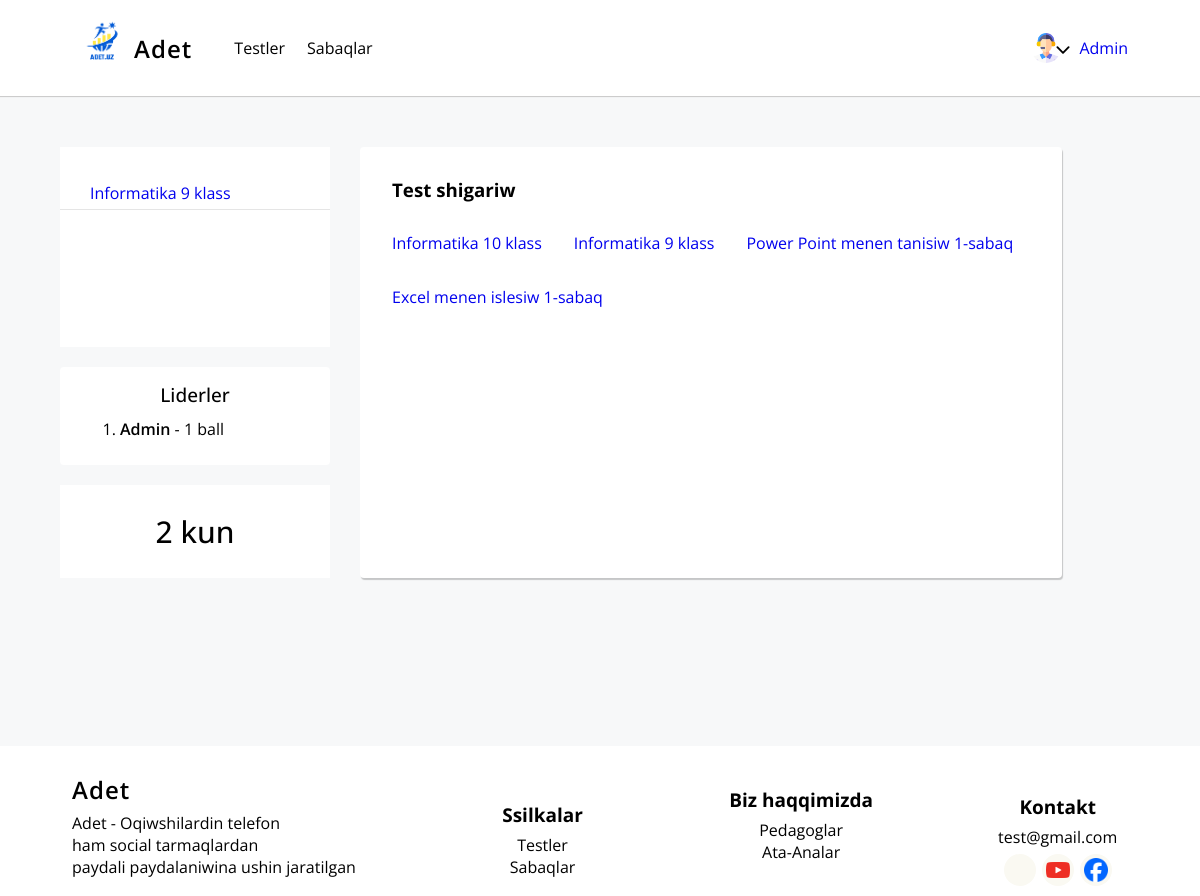
The page /quizes/all/ (signed in) on the database its author committed.
### users/models.py (models this page shows, shortened)
class Profile(models.Model):
    user = models.OneToOneField(to=User, on_delete=models.CASCADE, null=True, blank=True)
    photo = models.ImageField(upload_to='user-photos/',
        validators=[FileExtensionValidator(allowed_extensions=['jpg', 'png'])],
        blank=True,
        null=True)
    klass = models.PositiveIntegerField(null=True, blank=True, choices=[(i, i) for i in range(1, 12)])
    class Meta:
        verbose_name = 'Profildi '
        verbose_name_plural = 'Profiller '

### training/models.py (models this page shows, shortened)
class Language(models.Model):
    subject = models.CharField('kurs tili', max_length=250)
    subject_slug = models.SlugField('kurs url',max_length=250)
    klass = models.IntegerField(null=True, blank=True, choices=[(i, i) for i in range(1, 12)])
    class Meta:
        verbose_name = 'kurs tilin '
        verbose_name_plural = 'kurs tilleri'

class Lesson(models.Model):
    name = models.CharField('sabaqtin temasi', max_length=250)
    slug = models.SlugField('sabaqtin url', max_length=250)
    image = models.ImageField(null=True, blank=True, upload_to='lesson-image/', validators=[FileExtensionValidator(allowed_extensions=['jpg', 'png']), image_size])
    video = models.URLField(max_length=255, null=True, blank=True)
    text = CKEditor5Field(null=True, blank=True, config_name='extends')
    language = models.ForeignKey(to=Language, on_delete=models.CASCADE, null=True, verbose_name='sabaq')
    klass = models.PositiveIntegerField(null=True, blank=True, choices=[(i, i) for i in range(1, 12)])
    date = models.DateField(auto_now=True)
    class Meta:
        verbose_name = 'sabaqti '
        verbose_name_plural = 'sabaqlar'

### quizes/models.py (models this page shows, shortened)
class TestResult(models.Model):
    user = models.ForeignKey(User, on_delete=models.CASCADE)
    test_date = models.DateField(auto_now_add=True)
    score = models.IntegerField(blank=True, null=True)
    lesson = models.ForeignKey(Lesson, on_delete=models.CASCADE, verbose_name="Урок", null=True, blank=True)
    class Meta:
        verbose_name = 'test sigariwshini '
        verbose_name_plural = 'test shigariwshilar'

### quizes/views.py (the view)
# urls.py: path('all/', view=quize_all, name='quizes'),
@login_required
def quize_all(request):
    quize_different_lang = Language.objects.all()
    lesson_quizes = Lesson.objects.all()
    user = request.user
    today = timezone.now().date()
    if not DailyVisit.objects.filter(user=user, date_visited=today).exists():
        DailyVisit.objects.create(user=user, date_visited=today)
    else:
        consecutive_days = DailyVisit.objects.filter(user=user, date_visited__lte=today).count()
    user_klass = Profile.objects.get(user=request.user)
    subjects = Language.objects.filter(klass=user_klass.klass)
    leaderboard = TestResult.objects.order_by('-score')[:10]
    context = {
        'quizes_all': quize_different_lang,
        'subjects': subjects,
        'leaderboard': leaderboard,
        'consecutive_days': consecutive_days,
        'lesson_quizes': lesson_quizes
    }
    return render(request, 'quizes/all.html', context)

### quizes/templates/quizes/all.html (shortened to what this page needs)
{% extends 'base.html' %}
{% load static %}
{% block css %}
    <link rel="stylesheet" href="{% static 'css/quizes.css' %}">
{% endblock %}
{% block content %}
    <h3>Test shigariw</h3>
    <div class="quizes">
        {% for language in quizes_all %}
            <a href="{% url 'test' language.subject_slug %}">{{ language.subject }}</a>
        {% endfor %}
        {% for lesson in lesson_quizes %}
            <a href="{% url 'pass_test' lesson.pk %}">{{ lesson.name }}</a>
        {% endfor %}
    </div>
{% endblock %}

### templates/base.html (shortened to what this page needs)
{% load static %}
<!DOCTYPE html>
<html lang="en">
<head>
    <link rel="stylesheet" href="{% static 'styles/base.css' %}">
    <link rel="stylesheet" href="{% static 'css/base.css' %}">
    {% block css %}
    {% endblock %}
</head>
<body>
    <header class="header">
        <div class="header-left">
            <div class="logo">
                <a href="{% url 'home' %}">
                    <img src="{% static 'assets/2.png' %}" alt="logo">
                    <span>Adet</span>
                </a>
            </div>
            <ul class="header-left-menu" id="header-menu">
                <li class="header-menu__item">
                    <a class="header-menu-link" href="{% url 'quizes' %}">Testler</a>
                </li>
                <li class="header-menu__item">
                    <a class="header-menu-link" href="{% url 'home' %}">Sabaqlar</a>
                </li>
            </ul>
        </div>
        <div class="header-right">
            {% if request.user.is_authenticated %}
                <button id="profile" class="profile" type="button">
                    {% if user.profile.photo %}
                        <img class="image-profile" src="{{ user.profile.photo.url }}" alt="">
                    {% else %}
                        <img class="image-profile" src="{% static 'assets/person.svg' %}" alt="">
                    {% endif %}
                    <img id="chevron-down" class="chevron-down" src="{% static 'assets/chevron-down.svg' %}" alt="">
                </button>
            {% else %}
                <button class="btn btn-register"><a href="{% url 'sign_up' %}">Registraciya</a></button>
                <button class="btn btn-login"><a href="{% url 'sign_in' %}">Kiriw</a></button>
            {% endif %}
            {% if request.user.is_superuser %}
                <a href="#">Admin</a>
            {% endif %}
        </div>
    </header>
    <div class="container">
        <div class="grid-content">
            <aside class="sidebar">
                    <div class="categories">
                        {% if request.user.is_authenticated %}
                            {% for language in subjects %}
                                <a href="{% url 'lessons' language.subject_slug %}">{{ language.subject }}</a>
                                <div class="border"></div>
                            {% endfor %}
                        {% else %}
                            {% for language in languages %}
                                <a href="{% url 'lessons' language.subject_slug %}">{{ language.subject }}</a>
                                <div class="border"></div>
                            {% endfor %}
                        {% endif %}
                    </div>
                    <div class="rating">
                        {% include 'quizes/leaderboard.html' %}
                    </div>
                    {% if request.user.is_authenticated %}
                        <div class="daily_visit">
                            <p class="command">{{ consecutive_days }} kun</p>
                        </div>
                    {% endif %}
            </aside>
            <main class="content">
                {% block content %}{% endblock %}
            </main>
        </div>
    </div>
    <footer class="footer">
        <div class="logo">
            <a href="{% url 'home' %}"><span>Adet</span></a>
            <p>Adet - Oqiwshilardin telefon<br/> ham social tarmaqlardan<br/> paydali paydalaniwina ushin jaratilgan</p>
        </div>
        <div class="footer-menu">
            <h3>Ssilkalar</h3>
            <ul class="menu">
                <li class="footer-menu__item">
                    <a class="header-menu-link" href="{% url 'quizes' %}">Testler</a>
                </li>
                <li class="footer-menu__item">
                    <a class="header-menu-link" href="{% url 'home' %}">Sabaqlar</a>
                </li>
            </ul>
        </div>
        <div class="about">
            <h2>Biz haqqimizda</h2>
            <ul class="menu">
                <li class="footer-menu__item">
                    <a class="header-menu-link" href="{% url 'teachers' %}">Pedagoglar</a>
                </li>
                <li class="footer-menu__item">
                    <a class="header-menu-link" href="{% url 'parents' %}">Ata-Analar</a>
                </li>
            </ul>
        </div>
        <div class="contacts">
            <h3>Kontakt</h3>
            <p>test@gmail.com</p>
            <div class="social-links">
                <a href="#"><img src="{% static 'assets/telegram.svg' %}" width="24px" alt=""></a>
                <a href="#"><img src="{% static 'assets/youtube.png' %}" width="24px" alt=""></a>
                <a href="#"><img src="{% static 'assets/facebook.jpg' %}" width="24px" alt=""></a>
            </div>
        </div>
    </footer>
</body>
</html>

### quizes/templates/quizes/leaderboard.html (shortened to what this page needs)
<!DOCTYPE html>
<html>
<head>
</head>
<body>
    <div class="leaderboard">
        <h1>Liderler</h1>
        <ol>
            {% if leaderboard %}
                {% for result in leaderboard %}
                    <li><span class="username">{{ result.user.username }}</span> - {{ result.score }} ball</li>
                {% endfor %}
            {% else %}
                <h3>Lider joq!</h3>
            {% endif %}
        </ol>
    </div>
</body>
</html>

### static/css/base.css (style rules this page uses)
* { margin: 0; padding: 0; box-sizing: border-box; font-family: "Open Sans", sans-serif; }
a { text-decoration: none; }
body { background-color: #f7f8f9; }
.header { display: flex; position: sticky; top: 0; width: 100%; justify-content: space-between; padding: 18px 6%; align-items: center; background-color: white; border-bottom: 1px solid rgba(0, 0, 0, 0.2); box-shadow: 0 0.1px rgba(0, 0, 0, 0.2); }
.header .header-left { display: flex; gap: 42px; align-items: center; }
.logo a { display: flex; gap: 2px; align-items: center; }
.logo a span { color: black; letter-spacing: 1.05px; font-size: 24px; font-weight: 600; }
.logo a img { display: flex; justify-content: center; align-items: center; width: 60px; }
.header-left-menu { list-style: none; display: flex; gap: 22px; z-index: 1000; }
.header-left-menu .header-menu__item a { color: black; font-size: 16px; font-weight: 400; }
.header .header-right { display: flex; align-items: center; gap: 12px; }
.header-right .profile { outline: none; border: none; background-color: transparent; width: 42px; height: 42px; position: relative; display: flex; justify-content: center; align-items: center; border-radius: 50%; border: 0.5px solid transparent; }
.profile .image-profile { width: 30px; height: 30px; border-radius: 50%; }
.profile .chevron-down { width: 20px; position: absolute; top: 12px; right: -7px; transition: 0.3s all ease-out; }
.container { width: 70%; margin: 0 auto; margin-top: 50px; }
.grid-content { display: grid; grid-template-columns: 25% 65%; column-gap: 30px; }
.sidebar .categories { background-color: white; display: flex; flex-direction: column; align-items: flex-start; height: 25vh; overflow-y: auto; padding: 35px 0; }
.sidebar { display: flex; border-radius: 4px; flex-direction: column; gap: 20px; }
.sidebar .rating { background-color: white; border-radius: 4px; width: 100%; overflow-y: auto; }
.rating .leaderboard { padding: 15px 30px; }
.leaderboard h1 { font-size: 19px; margin-bottom: 10px; text-align: center; font-weight: 500; }
.leaderboard ol { align-items: flex-start; display: flex; flex-direction: column; gap: 10px; padding-left: 30px; padding-bottom: 10px; }
.leaderboard ol li .username { color: black; font-weight: 600; }
.categories a { margin-bottom: 5px; padding: 0 30px; }
.categories .border { border-bottom: 1.2px solid rgba(0, 0, 0, 0.1); width: 100%; margin-bottom: 12px; padding: 0 30px; }
.daily_visit { background-color: white; padding: 26px 30px; }
.daily_visit .command { text-align: center; font-size: 30px; font-weight: 500; }
.grid-content .content { box-shadow: 1px 2px 1px rgba(0, 0, 0, 0.2); border-radius: 4px; background-color: white; }
.footer { display: flex; width: 100%; background-color: white; margin-top: 21vh; height: 150px; justify-content: space-between; padding: 18px 6%; flex-wrap: wrap; align-items: center; gap: 24px; }
.footer .logo a { font-size: 20px; }
.footer .logo { display: flex; gap: 6px; flex-direction: column; }
.footer-menu { display: flex; flex-direction: column; align-items: center; gap: 6px; }
.footer-menu h3 { font-size: 19px; }
.footer-menu .menu { display: flex; list-style: none; flex-direction: column; align-items: center; }
.footer-menu .menu a { color: black; }
.about { display: flex; flex-direction: column; align-items: center; gap: 6px; }
.about h2 { font-size: 19px; }
.about .menu a { color: black; }
.about .menu { display: flex; list-style: none; flex-direction: column; align-items: center; }
.contacts { display: flex; flex-direction: column; gap: 6px; align-items: center; }
.contacts h3 { font-size: 19px; }
.contacts .social-links { display: flex; gap: 6px; }
.social-links a { background-color: #faf9f2; width: 32px; height: 32px; display: flex; justify-content: center; align-items: center; border-radius: 50%; }
@media screen and (max-width: 1235px) { .container { width: 90%; } }

### static/css/quizes.css (style rules this page uses)
.quizes { padding: 30px 32px; display: flex; gap: 32px; flex-wrap: wrap; }
h3 { padding: 30px 32px 0; }

### rows shown on the page
Language: subject "Informatika 9 klass"
TestResult: user.username "Admin", score "1"
Language: subject "Informatika 10 klass"
Lesson: name "Power Point menen tanisiw 1-sabaq"
Lesson: name "Excel menen islesiw 1-sabaq"

### other values the page prints
{{ consecutive_days }} "2"
